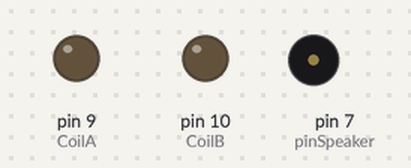
Simulated run of this sketch. Board: Arduino Uno, built with avr-gcc and run on an emulated ATmega328P. On the bench: output pins drawn as LEDs (lit = HIGH), buzzer (waves = sounding). Sleep ends after the set time or at an interrupt.

Above: at 4.5 s.
At 6.08 s:
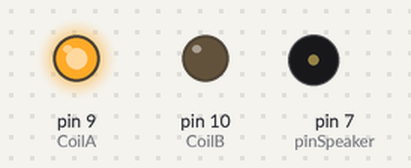
At 7.1 s:
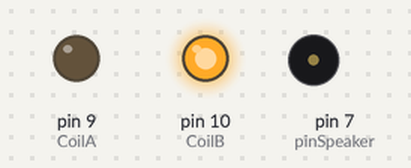
At 8.25 s:
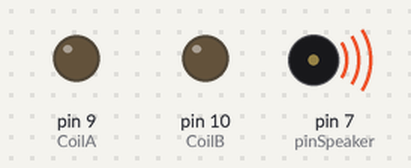
Timing chart, 0 to 8.7 s (numbered marks = the images above):
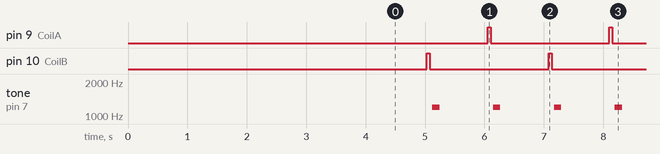

Measured:
- by itself, pin 9 (CoilA), pin 10 (CoilB): alternates HIGH for 0.05 s and LOW for 2.0 s
- by itself, tone on pin 7 (pinSpeaker): alternates 1192 Hz for 0.12 s and silent for 0.90 s, 10 changes in all, then stays silent

The sketch:

Crazy60minTimer_v0_5.ino
```cpp
#include <avr/sleep.h>
#include <avr/wdt.h>

#ifndef cbi
#define cbi(sfr, bit) (_SFR_BYTE(sfr) &= ~_BV(bit))
#endif
#ifndef sbi
#define sbi(sfr, bit) (_SFR_BYTE(sfr) |= _BV(bit))
#endif

//constants
const int CoilA = 9;
const int CoilB = 10;

const int pinSpeaker = 7;


const int normal = 120;
const int fast = 144;
const int slow = 36;

const int pitch = 1200;
int beep = 0;

const unsigned int chargeTime = 50; //drive a coil for 50ms

//variables

volatile boolean f_wdt = 0;
boolean flag = true;

int run = 0;         //number of interupts in one hour
int tic = 0;            //number of interupts for on tac
int tac = 0;          //number of tac to do

int tictac = 1;         //define the speed of tac 1-normal 2-fast 3-slow

void setup()
{
  delay(2000);
  playTone(pitch, 1000);
  delay(1000); //Allow a 30 sec delay before start.

  // CPU Sleep Modes
  // SM2 SM1 SM0 Sleep Mode
  // 0    0  0 Idle
  // 0    0  1 ADC Noise Reduction
  // 0    1  0 Power-down
  // 0    1  1 Power-save
  // 1    0  0 Reserved
  // 1    0  1 Reserved
  // 1    1  0 Standby(1)

  cbi( SMCR,SE );      // sleep enable, power down mode
  cbi( SMCR,SM0 );     // power down mode
  sbi( SMCR,SM1 );     // power down mode
  cbi( SMCR,SM2 );     // power down mode


  pinMode(CoilA, OUTPUT);       // conect coil thrugh 330Ω
  pinMode(CoilB, OUTPUT);       // coil return
  pinMode(pinSpeaker, OUTPUT);     // piezoSpeaker

  digitalWrite(CoilA, LOW);      // reset coil
  digitalWrite(CoilB, LOW);      // reset coil

  run = 7200;         // start the timer
  tic = 2;            // number of interupts for on tac
  tac = 120;          // number of tac to do

  setup_watchdog(5); // Start WD timer at every 500ms

}

void loop()
{
  if (f_wdt==1)   // wait for timed out watchdog / flag is set when a watchdog timeout occurs
  {
    f_wdt=0;       // reset flag
    // Do Job

      if (run > 0)
      {
        if (run%600 == 0) beep = 5;
        run --;
        tic --;
        if (tic == 0)
        {
          //prepare outputs to be used
          pinMode(CoilA, OUTPUT);  // set all ports into state before sleep
          pinMode(CoilB, OUTPUT);  // set all ports into state before sleep
          pinMode(pinSpeaker, OUTPUT);

          doTac();
          tac --;
          changeSpeed();

          // Prepare to sleep
          pinMode(CoilA, INPUT);  // set all used port to intput to save power
          pinMode(CoilB, INPUT);  // set all used port to intput to save power
          pinMode(pinSpeaker, INPUT);
        }
      }

    system_sleep();
  }
}

void changeSpeed()
{
  if (tac == 0)
  {
    tictac ++;
    if (tictac == 4) tictac = 1;
    switch (tictac)
    {
      case 1:
        tac = normal;
        tic = 2;
        break;
      case 2:
        tac = fast;
        tic = 1;
        break;
      default:
        tac = slow;
        tic = 6;
    }
  }
  else
  {
    switch (tictac)
    {
       case 1:
         tic = 2;
         break;
       case 2:
         tic = 1;
         break;
       default:
         tic = 6;
     }
  }
}

// Moves the seconds hand
void doTac()
{
   flag = ! flag;
   if(flag == true)
   {
     digitalWrite(CoilA, HIGH);    // coil drive foward
     delay(chargeTime);            // wait
     digitalWrite(CoilA, LOW);     // coil drive end
   }
   else
   {
     digitalWrite(CoilB, HIGH);   // coil drive revers
     delay(chargeTime);           // wait
     digitalWrite(CoilB, LOW);    // coil drive end
   }
   PORTB ^= 32;  // toggle pin LED (13)

   if ( beep ) { playTone(pitch, 100); beep --; }
   if ( run <= 180 ) playTone(pitch, 100);
   if ( run == 0 ) playTone(pitch, 5000);
}

// duration in mSecs, frequency in hertz
void playTone(int freq, long duration) {
    duration *= 1000;
    int period = (1.0 / freq) * 1000000;
    long elapsed_time = 0;
    while (elapsed_time < duration) {
        digitalWrite(pinSpeaker,HIGH);
        delayMicroseconds(period / 2);
        digitalWrite(pinSpeaker, LOW);
        delayMicroseconds(period / 2);
        elapsed_time += (period);
    }
}

//****************************************************************
// set system into the sleep state
// system wakes up when wtchdog is timed out
void system_sleep()
{

  cbi(ADCSRA,ADEN);                    // switch Analog to Digitalconverter OFF

  set_sleep_mode(SLEEP_MODE_PWR_DOWN); // sleep mode is set here
  sleep_enable();

  sleep_mode();                        // System sleeps here

    sleep_disable();                     // System continues execution here when watchdog timed out
    sbi(ADCSRA,ADEN);                    // switch Analog to Digitalconverter ON

}

//****************************************************************
// 0=16ms, 1=32ms,2=64ms,3=128ms,4=250ms,5=500ms
// 6=1 sec,7=2 sec, 8=4 sec, 9= 8sec
void setup_watchdog(int ii)
{
  byte bb;
  int ww;
  if (ii > 9 ) ii=9;
  bb=ii & 7;
  if (ii > 7) bb|= (1<<5);
  bb|= (1<<WDCE);
  ww=bb;

  MCUSR &= ~(1<<WDRF);
  // start timed sequence
  WDTCSR |= (1<<WDCE) | (1<<WDE);
  // set new watchdog timeout value
  WDTCSR = bb;
  WDTCSR |= _BV(WDIE);
}
//****************************************************************
// Watchdog Interrupt Service / is executed when  watchdog timed out
ISR(WDT_vect)
{
  if(f_wdt == 0)
  {
      f_wdt=1; // set global flag
  }
  else
  {
    //WDT Overrun!!!
  }
}
```
